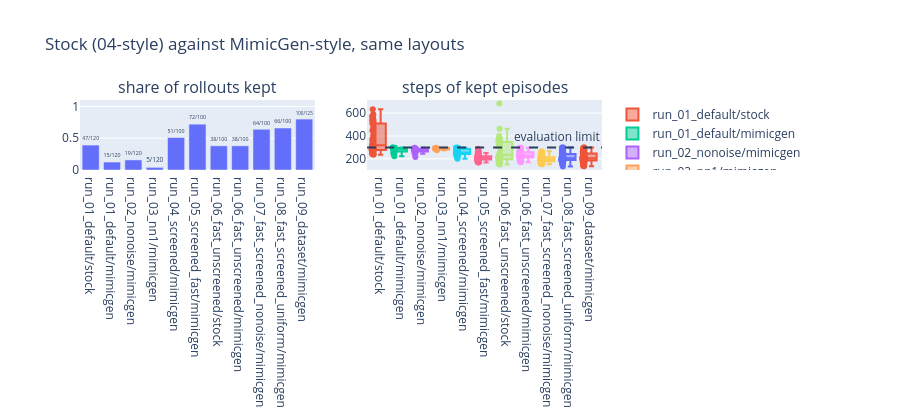

The code cell stored with this chart in its notebook:
### Code cell
comparison_figure({f"{n}/{k}": r for n, pair in reports.items() for k, r in pair.items()}).show()

### Figure 1 — Plotly figure (JSON) as saved in the notebook; plotly's stock layout.template omitted (floating-point values rounded to 4 significant figures)
{"data": [{"showlegend": false, "text": ["47/120", "15/120", "19/120", "5/120", "51/100", "72/100", "38/100", "38/100", "64/100", "66/100", "100/125"], "textposition": "outside", "type": "bar", "x": ["run_01_default/stock", "run_01_default/mimicgen", "run_02_nonoise/mimicgen", "run_03_nn1/mimicgen", "run_04_screened/mimicgen", "run_05_screened_fast/mimicgen", "run_06_fast_unscreened/stock", "run_06_fast_unscreened/mimicgen", "run_07_fast_screened_nonoise/mimicgen", "run_08_fast_screened_uniform/mimicgen", "run_09_dataset/mimicgen"], "xaxis": "x", "y": [0.3917, 0.125, 0.1583, 0.04167, 0.51, 0.72, 0.38, 0.38, 0.64, 0.66, 0.8], "yaxis": "y"}, {"boxpoints": "all", "name": "run_01_default/stock", "type": "box", "xaxis": "x2", "y": [590, 257, 295, 243, 550, 374, 526, 573, 319, 407, 577, 273, 470, 509, 309, 555, 316, 545, 236, 251, 312, 308, 286, 284, 535, 500, 447, 524, 269, 243, 280, 263, 505, 354, 303, 331, 283, 299, 274, 338, 634, 274, 329, 277, 523, 271, 333], "yaxis": "y2"}, {"boxpoints": "all", "name": "run_01_default/mimicgen", "type": "box", "xaxis": "x2", "y": [300, 296, 222, 282, 294, 259, 280, 285, 280, 287, 256, 299, 288, 293, 243], "yaxis": "y2"}, {"boxpoints": "all", "name": "run_02_nonoise/mimicgen", "type": "box", "xaxis": "x2", "y": [260, 298, 273, 286, 277, 280, 245, 264, 277, 288, 283, 216, 254, 263, 274, 291, 286, 278, 283], "yaxis": "y2"}, {"boxpoints": "all", "name": "run_03_nn1/mimicgen", "type": "box", "xaxis": "x2", "y": [291, 275, 293, 285, 297], "yaxis": "y2"}, {"boxpoints": "all", "name": "run_04_screened/mimicgen", "type": "box", "xaxis": "x2", "y": [283, 258, 291, 264, 258, 247, 254, 243, 254, 254, 226, 236, 297, 296, 254, 287, 283, 294, 261, 286, 245, 288, 298, 293, 266, 232, 221, 248, 247, 294, 266, 240, 230, 273, 298, 256, 237, 248, 265, 200, 227, 254, 256, 275, 260, 231, 242, 293, 214, 238, 288], "yaxis": "y2"}, {"boxpoints": "all", "name": "run_05_screened_fast/mimicgen", "type": "box", "xaxis": "x2", "y": [207, 267, 206, 221, 219, 207, 237, 201, 168, 209, 181, 218, 228, 251, 230, 196, 202, 202, 170, 187, 222, 242, 240, 234, 185, 204, 223, 180, 268, 252, 180, 270, 215, 187, 170, 199, 189, 198, 213, 194, 198, 184, 210, 211, 182, 177, 206, 184, 212, 194, 237, 252, 202, 249, 194, 193, 239, 289, 213, 197, 221, 205, 200, 223, 202, 196, 197, 204, 208, 175, 178, 218], "yaxis": "y2"}, {"boxpoints": "all", "name": "run_06_fast_unscreened/stock", "type": "box", "xaxis": "x2", "y": [329, 179, 206, 151, 304, 367, 358, 222, 464, 336, 684, 191, 233, 348, 205, 330, 213, 387, 157, 176, 215, 370, 212, 376, 400, 235, 380, 192, 171, 317, 183, 348, 256, 211, 347, 196, 208, 187], "yaxis": "y2"}, {"boxpoints": "all", "name": "run_06_fast_unscreened/mimicgen", "type": "box", "xaxis": "x2", "y": [298, 240, 237, 298, 232, 211, 229, 292, 203, 195, 205, 179, 216, 230, 230, 230, 211, 201, 177, 215, 292, 199, 224, 258, 283, 257, 225, 212, 171, 277, 260, 245, 243, 263, 251, 239, 201, 269], "yaxis": "y2"}, {"boxpoints": "all", "name": "run_07_fast_screened_nonoise/mimicgen", "type": "box", "xaxis": "x2", "y": [196, 180, 216, 203, 206, 224, 165, 250, 190, 162, 211, 199, 212, 201, 238, 173, 191, 221, 158, 234, 199, 217, 190, 168, 187, 263, 181, 166, 213, 190, 181, 167, 194, 184, 179, 159, 152, 237, 160, 213, 229, 169, 199, 158, 189, 196, 193, 231, 206, 186, 204, 236, 250, 193, 207, 229, 172, 162, 267, 161, 192, 258, 187, 211], "yaxis": "y2"}, {"boxpoints": "all", "name": "run_08_fast_screened_uniform/mimicgen", "type": "box", "xaxis": "x2", "y": [202, 133, 222, 257, 272, 201, 219, 176, 249, 296, 206, 218, 233, 184, 241, 278, 268, 151, 280, 182, 259, 231, 218, 285, 221, 196, 191, 291, 224, 241, 160, 198, 213, 195, 270, 186, 164, 202, 300, 208, 185, 217, 299, 251, 199, 227, 191, 206, 183, 243, 198, 195, 181, 210, 202, 197, 188, 159, 204, 190, 247, 193, 190, 252, 166, 183], "yaxis": "y2"}, {"boxpoints": "all", "name": "run_09_dataset/mimicgen", "type": "box", "xaxis": "x2", "y": [156, 203, 136, 204, 173, 207, 237, 149, 147, 165, 148, 221, 245, 272, 200, 158, 158, 153, 204, 202, 273, 202, 169, 246, 223, 270, 206, 250, 195, 202, 299, 263, 214, 206, 169, 155, 187, 221, 283, 179, 223, 200, 219, 169, 246, 256, 246, 180, 184, 189, 191, 223, 229, 179, 283, 187, 300, 189, 256, 220, 216, 199, 259, 231, 201, 194, 174, 258, 205, 282, 193, 198, 192, 193, 156, 167, 213, 202, 285, 212, 284, 208, 153, 179, 138, 279, 234, 233, 260, 251, 207, 193, 273, 245, 272, 293, 265, 224, 177, 273], "yaxis": "y2"}], "layout": {"annotations": [{"font": {"size": 16}, "showarrow": false, "text": "share of rollouts kept", "x": 0.225, "xanchor": "center", "xref": "paper", "y": 1.0, "yanchor": "bottom", "yref": "paper"}, {"font": {"size": 16}, "showarrow": false, "text": "steps of kept episodes", "x": 0.775, "xanchor": "center", "xref": "paper", "y": 1.0, "yanchor": "bottom", "yref": "paper"}, {"showarrow": false, "text": "evaluation limit", "x": 1, "xanchor": "right", "xref": "x2 domain", "y": 300, "yanchor": "bottom", "yref": "y2"}], "height": 420, "shapes": [{"line": {"dash": "dash"}, "type": "line", "x0": 0, "x1": 1, "xref": "x2 domain", "y0": 300, "y1": 300, "yref": "y2"}], "title": {"text": "Stock (04-style) against MimicGen-style, same layouts"}, "xaxis": {"anchor": "y", "domain": [0.0, 0.45]}, "xaxis2": {"anchor": "y2", "domain": [0.55, 1.0]}, "yaxis": {"anchor": "x", "domain": [0.0, 1.0], "range": [0, 1.1]}, "yaxis2": {"anchor": "x2", "domain": [0.0, 1.0]}}}
